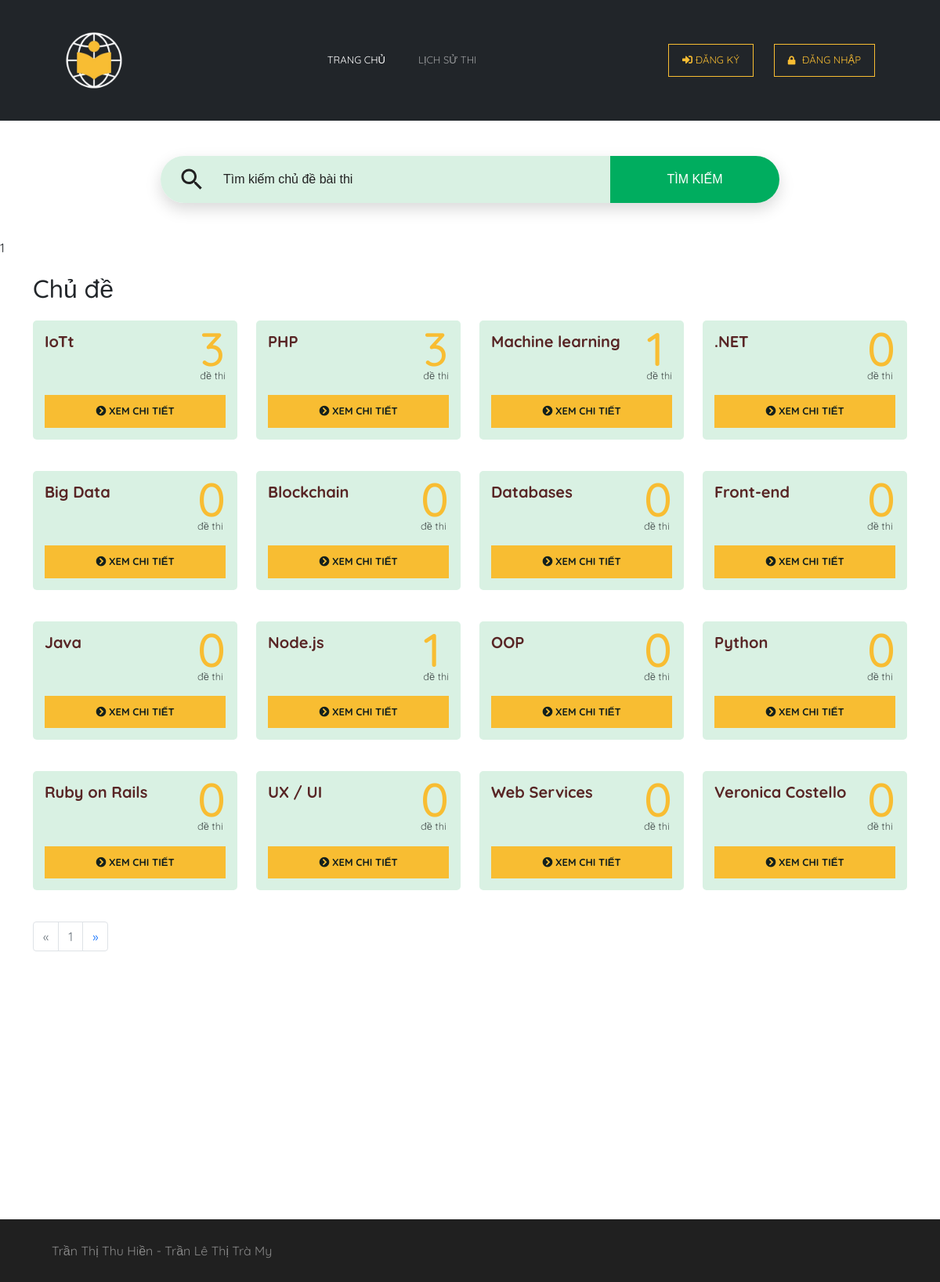
The page / on the database its author committed.
### tables this page shows
CREATE TABLE `theme` (
  `theme_id` smallint(10) NOT NULL,
  `name` varchar(255) NOT NULL,
  `description` text NOT NULL,
  `created_at` timestamp NOT NULL DEFAULT current_timestamp() ON UPDATE current_timestamp(),
  `user_id` smallint(10) NOT NULL
);

### mvc/core/Controller.php (called while the page is built, shortened)
<?php
class Controller
{
    public function view($view, $data=[])
    {
        require_once "./mvc/views/".$view.".php";
    }
}

### mvc/controllers/home.php (called while the page is built, shortened)
<?php
class Home extends Controller
{
    function execute($page = 1)
    {
        $sum = $this->getCount()['theme_number'] / self::LIMIT_PER_PAY;
        $start = ($page - 1) * self::LIMIT_PER_PAY;
        $this->view('index',
            [
                'page'          => 'home',
                'title'         => 'Trang chủ',
                'theme'         => $this->getTheme($start),
                'count_page'    => $sum,
                'current_page'  => $page
            ]
        );
    }
    public function getCount()
    {
        $model = $this->model('ThemeModel');
        return $model->getSumTheme();
    }
    public function getTheme($start)
    {
        $model = $this->model('ThemeModel');
        return $model->getListAndCountTest($start);
    }
}

### mvc/core/App.php (called while the page is built, shortened)
<?php
class App{
    protected $action = "execute";
    function __construct(){
        $arr = $this->UrlProcess();
        $this->controller = new $this->controller;
        $this->params = $arr?array_values($arr):[];
        call_user_func_array([$this->controller, $this->action], $this->params );
    }
}
?>

### index.php (called while the page is built, shortened)
<?php
$myApp = new App();

### mvc/core/DB.php (called while the page is built, shortened)
<?php
class DB
{
    protected $servername = "multiple-choice.mysql.database.azure.com";
    protected $username = "it19tclcdt3";
    protected $password = "CNTTDT3@";
    public function __construct()
    {
        $this->con = mysqli_connect($this->servername, $this->username, $this->password);
    }
}

### mvc/models/ThemeModel.php (called while the page is built, shortened)
<?php
class ThemeModel extends DB
{
    public function getListAndCountTest($start)
    {
        $limit = self::LIMIT_PER_PAY;
        $sql = "SELECT theme.*, COUNT(s.subject_id) AS test_number FROM theme
                LEFT JOIN subject s ON theme.theme_id = s.theme_id
                GROUP BY theme.theme_id LIMIT {$start}, {$limit}";
        $data = [];
        $result = mysqli_query($this->con, $sql);
        while ($row = mysqli_fetch_assoc($result)) {
            $data[] = $row;
        }
        return $data;
    }
}

### mvc/views/pages/home.php (the view, shortened to what this page needs)
<div class="s130">
    <form method="POST" action="?url=search">
        <div class="inner-form">
            <div class="input-field first-wrap">
                <div class="svg-wrapper">
                </div>
                <input id="search" name="q" type="text" placeholder="Tìm kiếm chủ đề bài thi" />
            </div>
            <div class="input-field second-wrap">
                <button class="btn-search" name="submit" type="submit">TÌM KIẾM</button>
            </div>
        </div>
    </form>
</div>
<?php echo $data['current_page'] ?>
<div class="container">
    <h1>Chủ đề</h1>
    <div class="row row-cols-1 row-cols-sm-2 row-cols-md-3 row-cols-lg-3 row-cols-xl-4">
        <?php foreach ($data['theme'] as $theme): ?>
        <div class="col mb-4">
            <div class="card">
                <div class="cart-custom">
                    <div class="card-body">
                        <h5 class="card-title"><?= $theme['name']; ?></h5>
                    </div>
                    <div class="test-number">
                        <h5><?= $theme['test_number']; ?></h5>
                        <small>đề thi</small>
                    </div>
                </div>
                <a href="?url=subject/execute/<?= $theme['theme_id']; ?>" class="btn btn-detail">
                    <i class="fa fa-chevron-circle-right"></i>
                    Xem chi tiết
                </a>
            </div>
        </div>
        <?php endforeach; ?>
    </div>
    <?php if ($data['count_page'] > 1): ?>
    <nav aria-label="Page navigation example">
        <ul class="pagination">
            <li class="page-item <?= ($data['current_page'] == 1) ? 'disabled' : ''; ?>">
                <a class="page-link" href="?url=home/execute/<?= $data['current_page'] - 1; ?>" aria-label="Previous">
                    <span aria-hidden="true">&laquo;</span>
                </a>
            </li>
            <?php for ($i = 1; $i <= $data['count_page']; $i++): ?>
            <li class="page-item <?= ($data['current_page'] == $i) ? 'disabled' : ''; ?>">
                <a class="page-link" href="?url=home/execute/<?= $i; ?>">
                    <?= $i; ?>
                </a>
            </li>
            <?php endfor; ?>
            <li class="page-item <?= ($data['current_page'] == $data['count_page']) ? 'disabled' : ''; ?>">
                <a class="page-link" href="?url=home/execute/<?= $data['current_page'] + 1; ?>" aria-label="Next">
                    <span aria-hidden="true">&raquo;</span>
                </a>
            </li>
        </ul>
    </nav>
    <?php endif; ?>
</div>

### public/css/style.css (style rules this page uses)
body { font-family: 'Quicksand', sans-serif; margin: 0; padding: 0; height:100%; }
html { line-height: 1.15; -ms-text-size-adjust: 100%; -webkit-text-size-adjust: 100%; }
body { margin: 0; }
article, aside, footer, header, nav, section { display: block; }
h1 { font-size: 2em; margin: 0.67em 0; }
a { background-color: transparent; -webkit-text-decoration-skip: objects; }
small { font-size: 80%; }
svg:not(:root) { overflow: hidden; }
button, input, optgroup, select, textarea { font-family: sans-serif; font-size: 100%; line-height: 1.15; margin: 0; }
button, input { overflow: visible; }
button, select { text-transform: none; }
button, html [type="button"], [type="reset"], [type="submit"] { -webkit-appearance: button; }
html { height: 100%; }
input, button { font-family: 'Poppins', sans-serif; }
* { box-sizing: border-box; }
.s130 { display: -ms-flexbox; display: flex; -ms-flex-pack: center; justify-content: center; font-family: 'Poppins', sans-serif; padding: 15px; }
.s130 form { width: 100%; max-width: 790px; padding-top: 30px; }
.s130 form .inner-form { display: -ms-flexbox; display: flex; width: 100%; -ms-flex-pack: justify; justify-content: space-between; -ms-flex-align: center; align-items: center; box-shadow: 0px 8px 20px 0px rgba(0, 0, 0, 0.15); border-radius: 34px; overflow: hidden; margin-bottom: 30px; }
.s130 form .inner-form .input-field { height: 60px; }
.s130 form .inner-form .input-field input { height: 100%; background: transparent; border: 0; display: block; width: 100%; padding: 10px 0; font-size: 16px; color: #000; }
.s130 form .inner-form .input-field.first-wrap { -ms-flex-positive: 1; flex-grow: 1; display: -ms-flexbox; display: flex; -ms-flex-align: center; align-items: center; background: #d9f1e3; }
.s130 form .inner-form .input-field.first-wrap input { -ms-flex-positive: 1; flex-grow: 1; }
.s130 form .inner-form .input-field.first-wrap .svg-wrapper { min-width: 80px; display: -ms-flexbox; display: flex; -ms-flex-pack: center; justify-content: center; -ms-flex-align: center; align-items: center; }
.s130 form .inner-form .input-field.first-wrap svg { width: 36px; height: 36px; fill: #222; }
.s130 form .inner-form .input-field.second-wrap { min-width: 216px; }
.s130 form .inner-form .input-field.second-wrap .btn-search { height: 100%; width: 100%; white-space: nowrap; font-size: 16px; color: #fff; border: 0; cursor: pointer; position: relative; z-index: 0; background: #00ad5f; transition: all .2s ease-out, color .2s ease-out; font-weight: 300; }
.cart-custom { display: flex; flex-direction: row; }
.card { border: none; border-radius: 0; background: #d9f1e3; padding: 15px; }
.card-body h5.card-title { font-weight: bold; }
.card-body small, .test-number small { color: #4d5755; }
.card-body { padding: 0 !important; }
.test-number h5 { font-size: 3.75rem; color: #f8bd32; margin: 0; line-height: .7; }
a.btn.btn-detail { text-decoration: none; text-transform: uppercase; color: #13201d; background: #f8bd32; border-radius: 0; margin-top: .8875rem; font-size: 13px; font-weight: bold; padding: 10px 0; }
.card { -webkit-border-radius: 5px; -moz-border-radius: 5px; border-radius: 5px; border: 0; margin-bottom: 1rem; color:white; }
h5.card-title { color: #582525; }

### rows shown on the page
theme: name "IoTt", test_number "3"
theme: name "PHP", test_number "3"
theme: name "Machine learning", test_number "1"
theme: name ".NET", test_number "0"
theme: name "Big Data", test_number "0"
theme: name "Blockchain", test_number "0"
theme: name "Databases", test_number "0"
theme: name "Front-end", test_number "0"
theme: name "Java", test_number "0"
theme: name "Node.js", test_number "1"
theme: name "OOP", test_number "0"
theme: name "Python", test_number "0"
theme: name "Ruby on Rails", test_number "0"
theme: name "UX / UI", test_number "0"
theme: name "Web Services", test_number "0"
theme: name "Veronica Costello", test_number "0"

### other values the page prints
$data['current_page'] "1"
